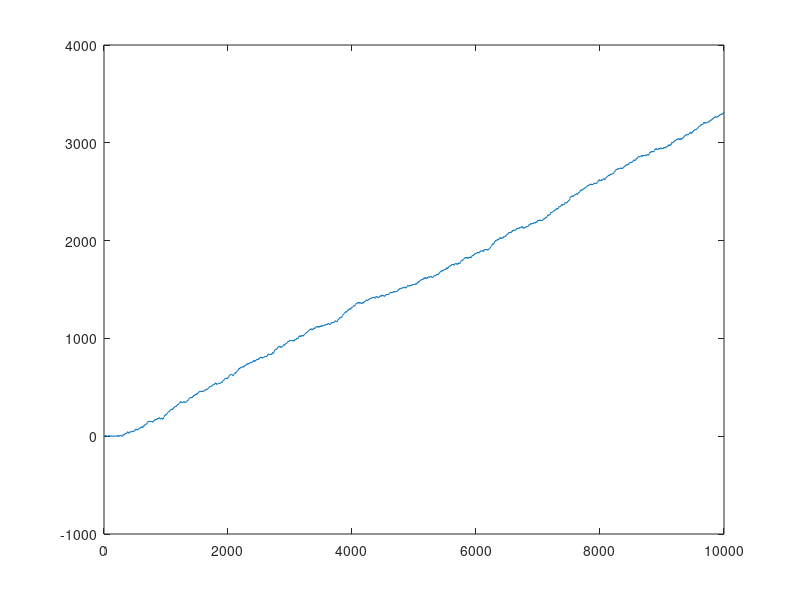

This chart was generated by the following MATLAB code:
% Metropolis-Hastings sampler
% By Sam Friedman
% Created: 9/29/2015
%
% Function for Cauchy distribution
cauchy = @(x) 1./(1+x.^2);
% Function for normal PDF
norm = @(x,mu,sig) 1/sig*exp(-.5*(x-mu)/sig.^2);
% Generate n samples in the chain
n = 1e4;
sig = 2;
x = zeros(1,n);
x(1) = randn(1); % generate starting point
% note that randn() returns a pseudorandom value drawn from the standard
% normal distribution.
for i = 2:n
   % generate a candidate from the proposal distribution (the normal
   % distribution in this case). This will be a normal with mean given by
   % the previous value in the chain and standard deviation of sig
   y = x(i-1) + sig*randn(1);
   % generate a uniform for comparison
   u = rand(1);
   % note that rand() returns a pseudorandom value drawn from the standard
   % uniform distribution on the open interval(0,1)
   alpha = min( [1,cauchy(y)*norm(x(i-1),y,sig) / ...
       (cauchy(x(i-1))*norm(y,x(i-1),sig))] );
   if u <= alpha
       x(i) = y;
   else
       x(i) = x(i-1);
   end
end
% Discard initial burn in points
burn_in = 500;
bin_vals = [-20:2:20];
plot(x')

